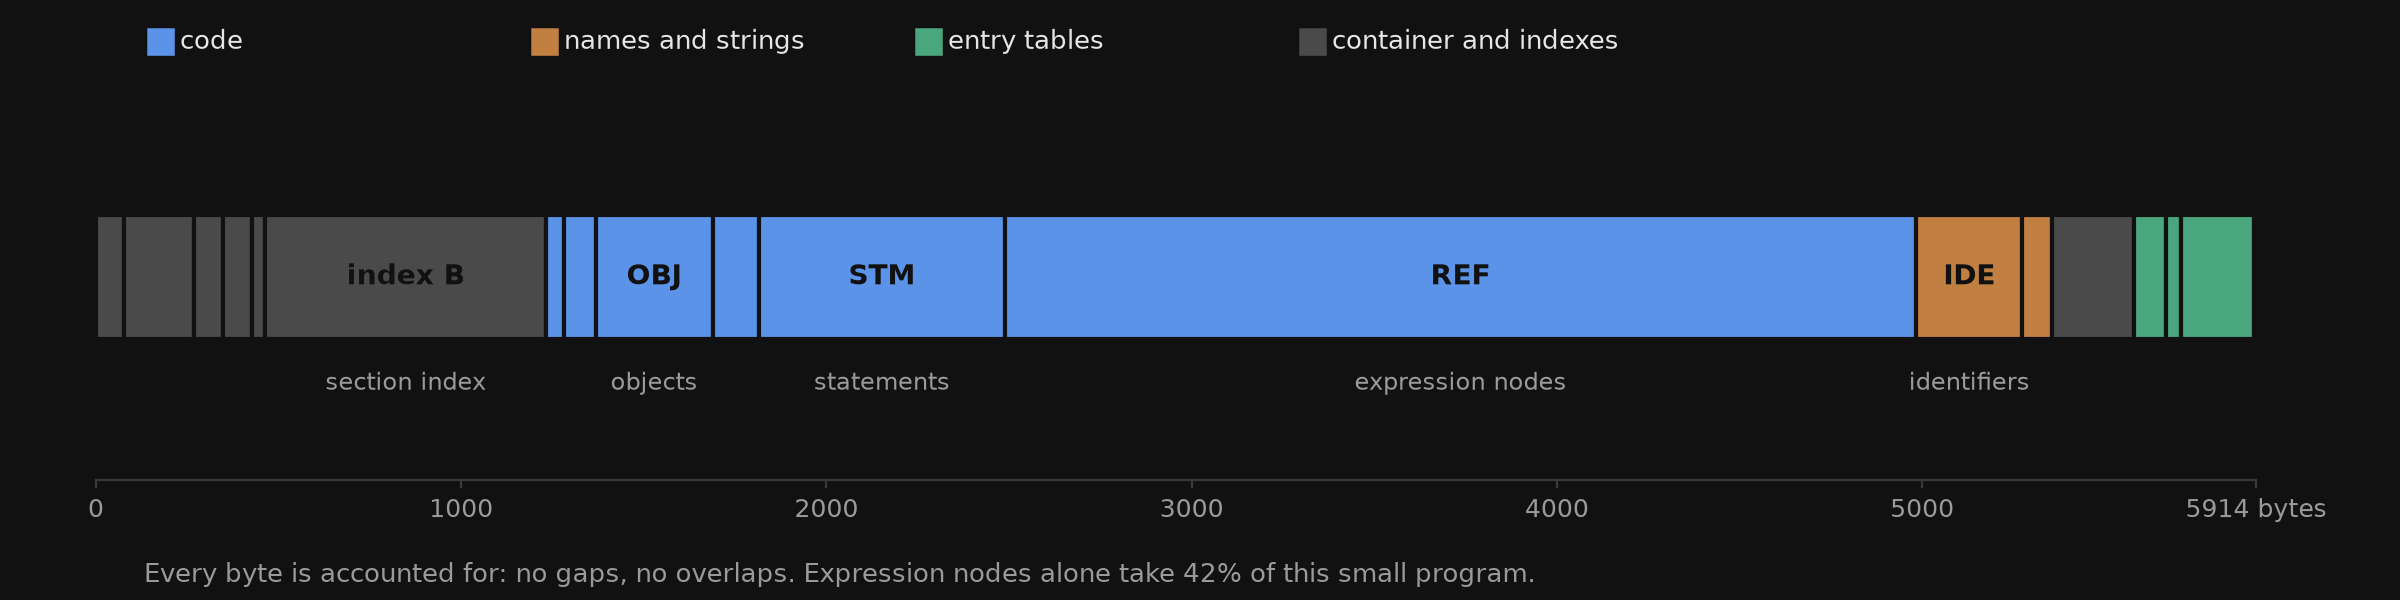

Generate this figure with Python:
"""Anatomy of a compiled module: where each byte of a .omd goes.

The numbers are `hubble secciones` on imhex/demo.smd compiled for 64 bits (5914 bytes).
Self-contained: runs as is in Google Colab or locally (needs matplotlib). Writes anatomy.png.
"""
import matplotlib.pyplot as plt

BG, PANEL, EDGE = "#111111", "#161616", "#3a3a3a"
INK, MUTED, GAP = "#e6e6e6", "#9a9a9a", "#111111"
BLUE, ORANGE, GREEN, GREY = "#5b93e8", "#c27f42", "#4aa77d", "#4a4a4a"

# (sección, bytes, grupo); grupos: estructura, código, nombres y textos, tablas de entrada
SECCIONES = [
    ("header", 76, "frame"), ("index A", 192, "frame"), ("EMO", 80, "frame"), ("FON", 80, "frame"),
    ("CMD", 36, "frame"), ("index B", 768, "frame"), ("CTE", 48, "code"), ("CLA", 88, "code"),
    ("OBJ", 320, "code"), ("PRO", 128, "code"), ("STM", 672, "code"), ("REF", 2496, "code"),
    ("IDE", 290, "text"), ("STR", 82, "text"), ("index C", 224, "frame"), ("EPR", 88, "entry"),
    ("ECL", 40, "entry"), ("EID", 200, "entry"), ("SVL", 6, "text"),
]
COLOR = {"frame": GREY, "code": BLUE, "text": ORANGE, "entry": GREEN}
NOMBRE = {"frame": "container and indexes", "code": "code",
          "text": "names and strings", "entry": "entry tables"}
DETALLE = {"STM": "statements", "REF": "expression nodes", "OBJ": "objects",
           "IDE": "identifiers", "index B": "section index"}  # PRO es estrecho: sin etiqueta

total = sum(b for _, b, _ in SECCIONES)
plt.rcParams.update({"font.family": "DejaVu Sans", "text.color": INK})
fig, ax = plt.subplots(figsize=(12, 3.0), dpi=200)
fig.patch.set_facecolor(BG)
ax.set_facecolor(BG)

x = 0
for nombre, b, g in SECCIONES:
    ax.barh(0, b, left=x, height=0.55, color=COLOR[g], edgecolor=GAP, linewidth=1.5)
    if b / total > 0.045:
        ax.text(x + b / 2, 0, nombre, ha="center", va="center", fontsize=10, color=BG, weight="bold")
    if nombre in DETALLE:
        ax.text(x + b / 2, -0.42, DETALLE[nombre], ha="center", va="top", fontsize=8.5, color=MUTED)
    x += b

ax.set_xlim(0, total)
ax.set_ylim(-0.9, 0.75)
ax.set_yticks([])
ax.set_xticks([0, 1000, 2000, 3000, 4000, 5000, total])
ax.set_xticklabels(["0", "1000", "2000", "3000", "4000", "5000", f"{total} bytes"], color=MUTED, fontsize=9)
for s in ("top", "right", "left"):
    ax.spines[s].set_visible(False)
ax.spines["bottom"].set_color(EDGE)
ax.tick_params(color=EDGE, labelcolor=MUTED, length=3)

# leyenda en una fila, con el texto en tinta y no en el color de la serie
for i, g in enumerate(("code", "text", "entry", "frame")):
    fig.text(0.06 + i * 0.16, 0.93, "■", color=COLOR[g], fontsize=13, va="center")
    fig.text(0.075 + i * 0.16, 0.93, NOMBRE[g], color=INK, fontsize=9.5, va="center")
fig.text(0.06, 0.03, "Every byte is accounted for: no gaps, no overlaps. Expression nodes alone take 42% of this small program.",
         color=MUTED, fontsize=9.5)

fig.subplots_adjust(top=0.82, bottom=0.2, left=0.04, right=0.94)
fig.savefig("anatomy.png", facecolor=BG, pad_inches=0.2)
print("anatomy.png")
